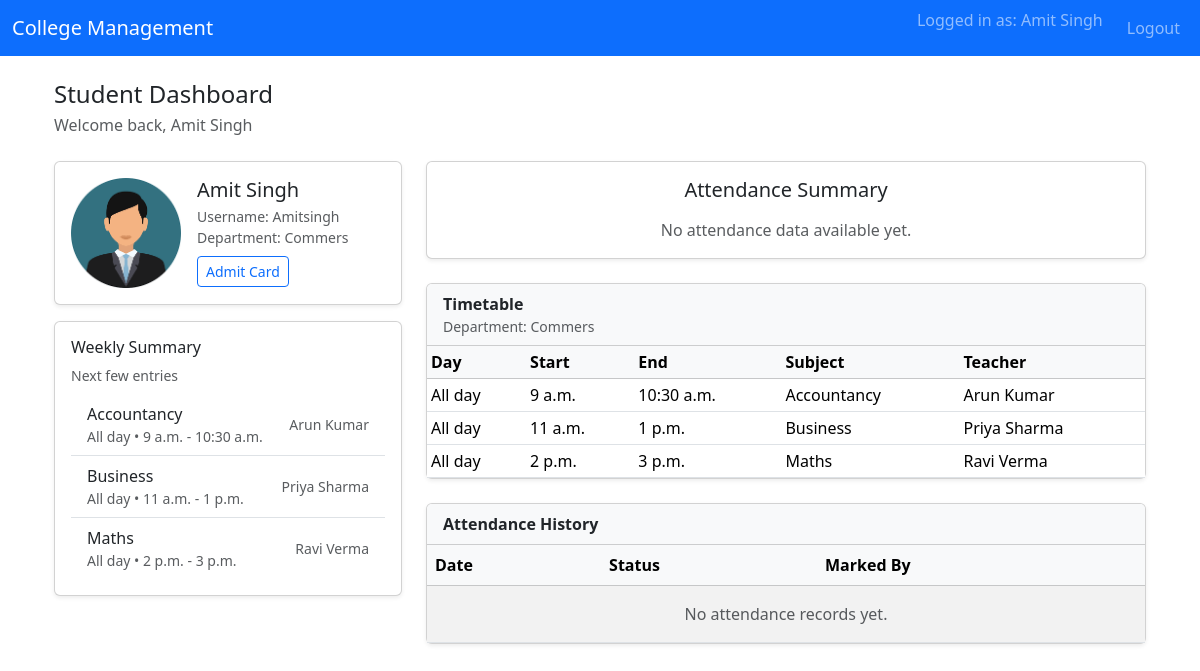
/student-dashboard/ (signed in), run on an earlier commit of the app's database.
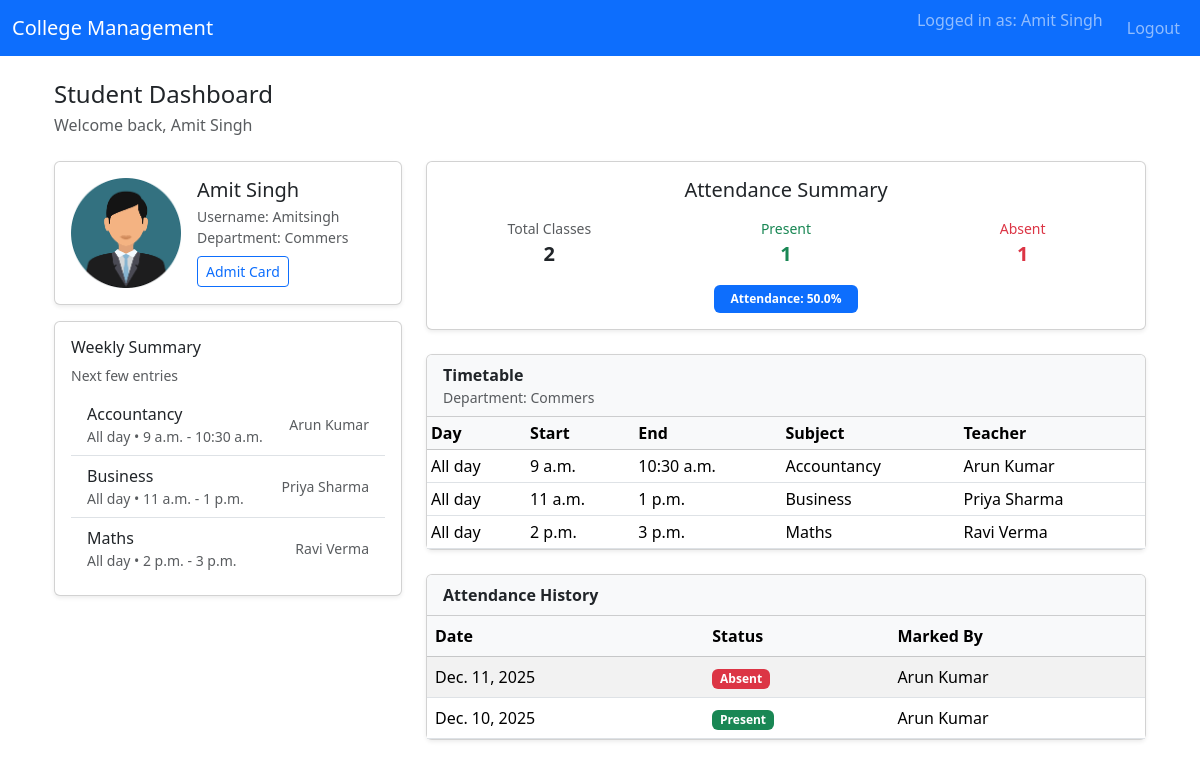
And on a later commit of the database.
### students/models.py (models this page shows, shortened)
class Student(models.Model):
    user = models.OneToOneField(User, on_delete=models.CASCADE)
    department = models.ForeignKey(Department, on_delete=models.SET_NULL, null=True, blank=True)
    image = models.ImageField(upload_to='students/', null=True, blank=True)
    roll_no = models.CharField(max_length=50, blank=True, null=True)

class Department(models.Model):
    name = models.CharField(max_length=100)
    def __str__(self):
        return self.name

class TimeTable(models.Model):
    department = models.ForeignKey(Department, on_delete=models.CASCADE)
    day = models.CharField(max_length=20)
    start_time = models.TimeField()
    end_time = models.TimeField()
    subject = models.CharField(max_length=200)
    teacher = models.ForeignKey(Teacher, on_delete=models.SET_NULL, null=True, blank=True)

class Teacher(models.Model):
    user = models.OneToOneField(User, on_delete=models.CASCADE)
    department = models.ForeignKey(Department, on_delete=models.SET_NULL, null=True, blank=True)

class Attendance(models.Model):
    student = models.ForeignKey(Student, on_delete=models.CASCADE)
    date = models.DateField()
    present = models.BooleanField(default=False)
    marked_by = models.ForeignKey(Teacher, on_delete=models.SET_NULL, null=True, blank=True)
    class Meta:
        unique_together = ('student', 'date')

### students/views.py (the view)
# urls.py: path('student-dashboard/', views.student_dashboard, name='student_dashboard'),
@login_required
@user_passes_test(is_student)
def student_dashboard(request):
    student = request.user.student
    attends = Attendance.objects.filter(student=student).order_by('-date')
    total_classes = attends.count()
    present_count = attends.filter(present=True).count()
    absent_count = attends.filter(present=False).count()
    attendance_percentage = 0
    if total_classes > 0:
        attendance_percentage = round((present_count / total_classes) * 100, 2)
    timetable = TimeTable.objects.filter(
        department=student.department
    ).order_by('day', 'start_time')
    next_class = None
    now = timezone.localtime()
    today_name = now.strftime('%A')
    todays = timetable.filter(
        day=today_name,
        start_time__gte=now.time()
    ).order_by('start_time')
    if todays.exists():
        next_class = todays.first()
    return render(request, 'student_dashboard.html', {
        'student': student,
        'attendances': attends,
        'timetable': timetable,
        'next_class': next_class,
        'total_classes': total_classes,
        'present_count': present_count,
        'absent_count': absent_count,
        'attendance_percentage': attendance_percentage,
    })

### students/views.py (called while the page is built)
def is_student(user):
    return hasattr(user, 'student')

### students/templates/student_dashboard.html (shortened to what this page needs)
{% extends 'base.html' %}
{% block content %}
<div class="container my-4">
  <div class="d-flex flex-column flex-md-row justify-content-between align-items-start gap-3 mb-4">
    <div>
      <h1 class="h4 mb-1">Student Dashboard</h1>
      <div class="text-muted">Welcome back, {{ student.user.get_full_name }}</div>
    </div>
  </div>
  <div class="row g-4">
    <div class="col-12 col-lg-4">
      <div class="card mb-3 shadow-sm">
        <div class="card-body d-flex gap-3 align-items-center">
          <div>
            {% if student.image %}
              <img src="{{ student.image.url }}" alt="photo" class="img-fluid rounded" style="width:110px; height:110px; object-fit:cover;">
            {% else %}
              <div class="bg-secondary text-white rounded d-flex align-items-center justify-content-center" style="width:110px; height:110px;">
                No Image
              </div>
            {% endif %}
          </div>
          <div class="flex-grow-1">
            <h5 class="mb-1">{{ student.user.get_full_name }}</h5>
            <div class="small text-muted">Username: {{ student.user.username }}</div>
            <div class="small text-muted">Department: {{ student.department }}</div>
            <div class="d-flex gap-2 mt-2">
              <a href="{% url 'download_admit' %}" class="btn btn-outline-primary btn-sm">
                 Admit Card
              </a>
            </div>
          </div>
        </div>
      </div>
      <div class="card shadow-sm">
        <div class="card-body">
          <h6 class="card-title mb-2">Weekly Summary</h6>
          {% if timetable %}
            <div class="small text-muted mb-2">Next few entries</div>
            <ul class="list-group list-group-flush">
              {% for t in timetable|slice:":6" %}
                <li class="list-group-item d-flex justify-content-between align-items-center py-2">
                  <div>
                    <div class="fw-medium">{{ t.subject }}</div>
                    <div class="small text-muted">{{ t.day }} • {{ t.start_time }} - {{ t.end_time }}</div>
                  </div>
                  <div class="small text-muted text-end">
                    {% if t.teacher %}{{ t.teacher.user.get_full_name }}{% else %}-{% endif %}
                  </div>
                </li>
              {% endfor %}
            </ul>
          {% else %}
            <div class="text-muted">No timetable entries available.</div>
          {% endif %}
        </div>
      </div>
    </div>
    <div class="col-12 col-lg-8">
      <div class="card mb-4 shadow-sm">
        <div class="card-body text-center">
          <h5 class="card-title mb-3">Attendance Summary</h5>
          {% if total_classes > 0 %}
            <div class="row">
              <div class="col-4">
                <div class="small text-muted">Total Classes</div>
                <div class="fs-5 fw-semibold">{{ total_classes }}</div>
              </div>
              <div class="col-4">
                <div class="small text-success">Present</div>
                <div class="fs-5 fw-semibold text-success">{{ present_count }}</div>
              </div>
              <div class="col-4">
                <div class="small text-danger">Absent</div>
                <div class="fs-5 fw-semibold text-danger">{{ absent_count }}</div>
              </div>
            </div>
            <div class="mt-3">
              <span class="badge bg-primary px-3 py-2">
                Attendance: {{ attendance_percentage }}%
              </span>
            </div>
          {% else %}
            <p class="text-muted mb-0">No attendance data available yet.</p>
          {% endif %}
        </div>
      </div>
      <div class="card mb-4 shadow-sm">
        <div class="card-header bg-light d-flex justify-content-between align-items-center">
          <div>
            <strong>Timetable</strong>
            <div class="small text-muted">Department: {{ student.department }}</div>
          </div>
        </div>
        <div class="card-body p-0">
          {% if timetable %}
            <div class="table-responsive">
              <table class="table table-sm mb-0">
                <thead class="table-light">
                  <tr>
                    <th>Day</th>
                    <th>Start</th>
                    <th>End</th>
                    <th>Subject</th>
                    <th>Teacher</th>
                  </tr>
                </thead>
                <tbody>
                  {% for t in timetable %}
                    <tr>
                      <td>{{ t.day }}</td>
                      <td>{{ t.start_time }}</td>
                      <td>{{ t.end_time }}</td>
                      <td>{{ t.subject }}</td>
                      <td>{% if t.teacher %}{{ t.teacher.user.get_full_name }}{% else %}-{% endif %}</td>
                    </tr>
                  {% endfor %}
                </tbody>
              </table>
            </div>
          {% else %}
            <div class="p-3 text-muted">No timetable entries available for your department.</div>
          {% endif %}
        </div>
      </div>
      <div class="card shadow-sm" id="attendance">
        <div class="card-header bg-light">
          <strong>Attendance History</strong>
        </div>
        <div class="card-body p-0">
          <div class="table-responsive">
            <table class="table table-striped table-hover mb-0">
              <thead class="table-light">
                <tr>
                  <th>Date</th>
                  <th>Status</th>
                  <th>Marked By</th>
                </tr>
              </thead>
              <tbody>
                {% for a in attendances %}
                  <tr>
                    <td>{{ a.date }}</td>
                    <td>
                      {% if a.present %}
                        <span class="badge bg-success">Present</span>
                      {% else %}
                        <span class="badge bg-danger">Absent</span>
                      {% endif %}
                    </td>
                    <td>{% if a.marked_by %}{{ a.marked_by.user.get_full_name }}{% else %}-{% endif %}</td>
                  </tr>
                {% empty %}
                  <tr>
                    <td colspan="3" class="text-center text-muted py-3">No attendance records yet.</td>
                  </tr>
                {% endfor %}
              </tbody>
            </table>
          </div>
        </div>
      </div>
    </div>
  </div>
</div>
{% endblock %}

### students/templates/base.html (shortened to what this page needs)
<!doctype html>
<html lang="en">
  <head>
    <link href="https://cdn.jsdelivr.net/npm/bootstrap@5.3.3/dist/css/bootstrap.min.css" rel="stylesheet">
  </head>
  <body>
    <nav class="navbar navbar-expand-lg navbar-dark bg-primary">
      <div class="container-fluid">
        <a class="navbar-brand" href="/">College Management</a>
        <div class="collapse navbar-collapse" id="navbarSupportedContent">
          <ul class="navbar-nav ms-auto mb-2 mb-lg-0">
            {% if user.is_authenticated %}
              <li class="nav-item">
                <span class="navbar-text me-3">
                  Logged in as: {{ user.get_full_name|default:user.username }}
                </span>
              </li>
              <li class="nav-item">
                <a class="nav-link" href="{% url 'logout' %}">Logout</a>
              </li>
            {% endif %}
          </ul>
        </div>
      </div>
    </nav>
    <div class="container mt-4">
      {% block content %}
      {% endblock %}
    </div>
  </body>
</html>

What changed in the data, as far as the page shows it:
added Attendance: date "Dec. 11, 2025", present "Absent", marked_by.user.get_full_name "Arun Kumar"
added Attendance: date "Dec. 10, 2025", present "Present", marked_by.user.get_full_name "Arun Kumar"
Also different on the page:
{{ total_classes }}: (not shown) → "2"
{{ present_count }}: (not shown) → "1"
{{ absent_count }}: (not shown) → "1"
{{ attendance_percentage }}: (not shown) → "50.0"
text no longer shown: "No attendance data available yet. No attendance records yet."
text now shown: "Total Classes Present Absent Attendance: %"
